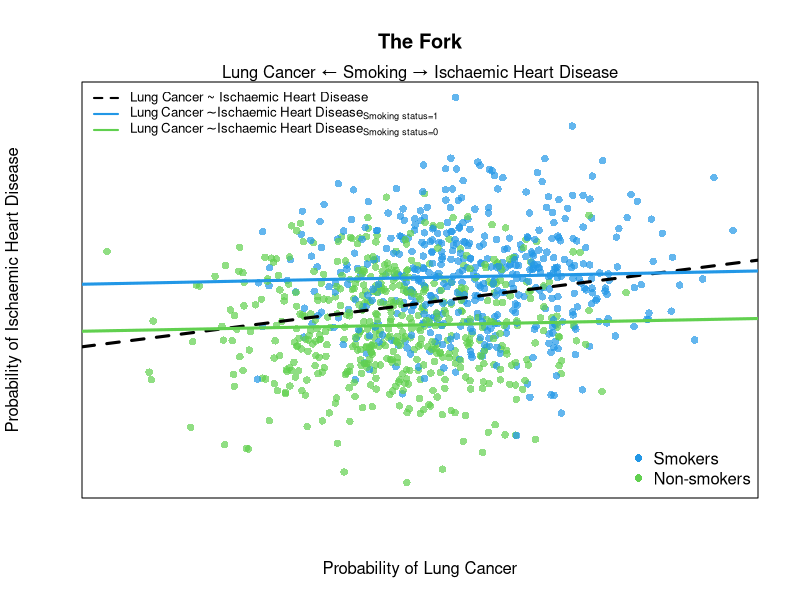
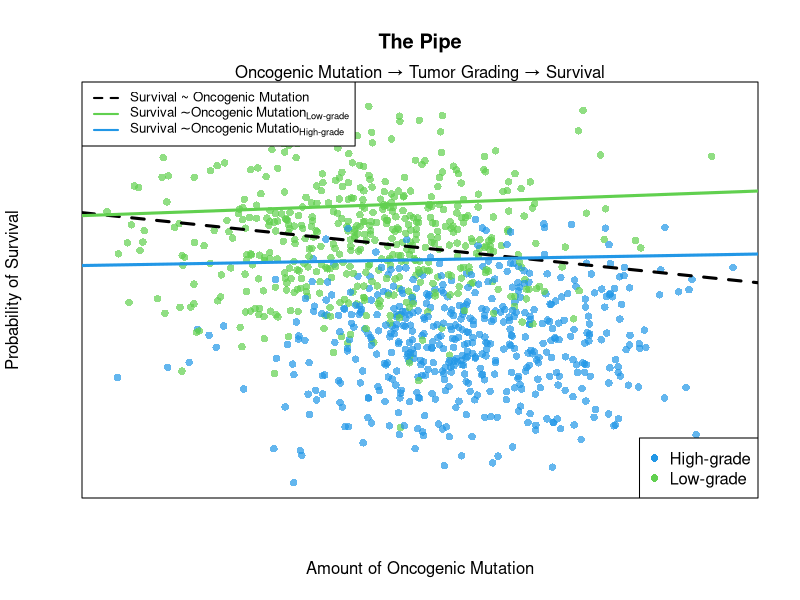
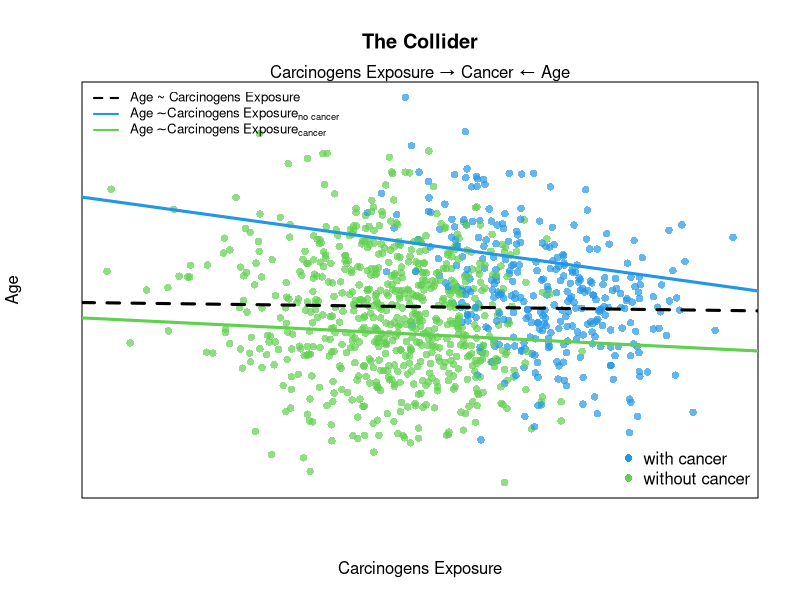

These figures' R source, in order:
set.seed(1)
# function for the simulation
inv_logit <- function (x) {
  p <- 1/(1 + exp(-x))
  p <- ifelse(x == Inf, 1, p)
  p
}
rbern <- function (n, prob = 0.5) {
  rbinom(n, size = 1, prob = prob)
}
# general graphical parameters
a <- 0.7
cols <- palette.colors(palette = 'R4', alpha = a)[3:4]


N <- 1000 # sets the number of replicate for each simulation



# fork

# simulation
Smoking_status <- rbern(N, prob = 0.5 ) 
IHD <- rnorm(N, mean = Smoking_status)
Lung_Cancer <- rnorm(N, mean = Smoking_status) 

# graphical parameters
mysubtitle = "Lung Cancer ← Smoking → Ischaemic Heart Disease"
my_lab <- c('Lung Cancer ~ Ischaemic Heart Disease',
            expression(Lung~Cancer%~%Ischaemic~Heart~Disease['Smoking status=1']),
            expression(Lung~Cancer%~%Ischaemic~Heart~Disease['Smoking status=0']))


# Figure
png(file = "figures/Fork.png",width = 2000, height = 2000, res=300)
plot(Lung_Cancer, IHD, main="The Fork", 
     col= cols[Smoking_status+1], pch=16, 
     xaxt="n", yaxt="n",
     xlab="Probability of Lung Cancer",
     ylab="Probability of Ischaemic Heart Disease")
mtext(side = 3, mysubtitle)
legend("topleft", legend=my_lab, col=c(1,4,3), lty=c(2,1,1), lwd = 2, cex=0.8, bty="n")
legend('bottomright', legend = c('Smokers', 'Non-smokers'), pch = 16, col = c(4,3), bty = 'n')
# no stratification 
abline(lm(Lung_Cancer~IHD),lwd=3,lty=2,col=1)
#Stratify by Smoking_status==1
abline(lm(Lung_Cancer[Smoking_status==1]~IHD[Smoking_status==1]),lwd=3,lty=1,col=4)
#Stratify by Smoking_status==0
abline(lm(Lung_Cancer[Smoking_status==0]~IHD[Smoking_status==0]),lwd=3,lty=1,col=3)
dev.off()

# pipe
# simulation
oncogenic_mutation <- rnorm(N)
tumor_grading <- rbern(N,inv_logit(oncogenic_mutation))
survival <- rnorm(N,(-2*tumor_grading))

# graphical parameters
mysubtitle = "Oncogenic Mutation → Tumor Grading → Survival"
my_lab <- c('Survival ~ Oncogenic Mutation',
            expression(Survival%~%Oncogenic~Mutation['Low-grade']),
            expression(Survival%~%Oncogenic~Mutatio['High-grade']))
#Figure
png(file = "figures/Pipe.png",width = 2000, height = 2000,res=300)
plot(oncogenic_mutation,survival,
     main="The Pipe", 
     col=cols[tumor_grading+1], 
     pch=16, xaxt="n",yaxt="n",
     xlab="Amount of Oncogenic Mutation", ylab="Probability of Survival")
mtext(side = 3, mysubtitle)
legend("topleft", legend=my_lab, col=c("black", 3,4), lwd = 2, lty=c(2,1,1), cex=0.8)
legend('bottomright', legend = c('High-grade', 'Low-grade'), pch = 16, col = c(4,3))
# no stratification
abline(lm(oncogenic_mutation~survival),lwd=3,lty=2,col="black")
#Stratify by HG
abline(lm(oncogenic_mutation[tumor_grading==1]~survival[tumor_grading==1]),lwd=3,lty=1,col=3)
#Stratify by LG
abline(lm(oncogenic_mutation[tumor_grading==0]~survival[tumor_grading==0]),lwd=3,lty=1,col=4)
dev.off()



# collider
# simulation
Carcinocens <- rnorm(N)
age <- rnorm(N)
cancer_presence <- rbern(N, prob = inv_logit(Carcinocens*4 + age -2))
#graphical parameters
mysubtitle = "Carcinogens Exposure → Cancer ← Age"
my_lab <- c('Age ~ Carcinogens Exposure',
            expression(Age%~%Carcinogens~Exposure['no cancer']),  
            expression(Age%~%Carcinogens~Exposure['cancer']))
#figure
png(file = "figures/Collider.png",width = 2000, height = 2000,res=300)
plot(Carcinocens+rnorm(N,sd = 0.1),age,
     main="The Collider", col=cols[cancer_presence+1], 
     pch=16, xaxt="n",yaxt="n",xlab="Carcinogens Exposure",ylab="Age")
#no stratification
abline(lm(Carcinocens~age),lwd=3,lty=2,col="black")
#Stratify by with cancer
abline(lm(Carcinocens[cancer_presence==1]~age[cancer_presence==1]),lwd=3,lty=1,col=4)
# stratification of pts without cancer
abline(lm(Carcinocens[cancer_presence==0]~age[cancer_presence==0]),lwd=3,lty=1,col=3)
# legends
legend("topleft", legend=my_lab, col=c("black", 4,3), lwd = 2, lty=c(2,1,1), cex=0.8,bty="n")
legend('bottomright', legend = c('with cancer', 'without cancer'), pch = 16, col = c(4,3), bty = 'n')
mtext(side = 3, mysubtitle)
dev.off()
